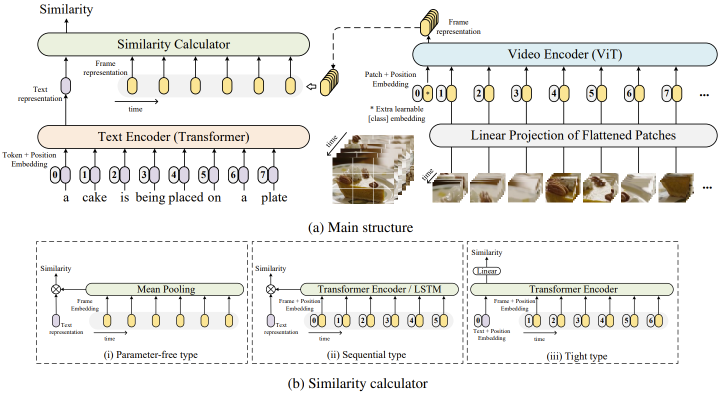
#> input picture rgb_domain/CLIP4Clip.png, 1442 x 790 px (shown at 1/2 size); its folder holds only this picture in this run
$ python -i video.py   (imports and definitions only)
#> lines starting #> are read from the running program, lines starting #| are printed output that depends on the picture
#> further down, picture is the input picture: shape (790, 1442, 3); mean B, G, R 233.5, 236.3, 237
### compressed_domain/evaluate/embedding_db/config.py
"""Configuration for the model-facing side of the pipeline.

These are plain data types with no heavy imports, so both the encoders and the
video preprocessing can depend on them without pulling in torch.
"""

from __future__ import annotations

import json
from dataclasses import asdict, dataclass, fields, replace
from pathlib import Path
from typing import Any


DEFAULT_MODEL_ID = "Searchium-ai/clip4clip-webvid150k"
DEFAULT_ENCODER = "hf-clip"
DEFAULT_POOLING = "meanp"

# OpenAI CLIP's published normalization. Used only when a checkpoint does not
# ship a preprocessor configuration of its own.
CLIP_IMAGE_MEAN = (0.48145466, 0.4578275, 0.40821073)
CLIP_IMAGE_STD = (0.26862954, 0.26130258, 0.27577711)

RESIZE_MODES = ("short-edge-center-crop", "stretch")


@dataclass(frozen=True)
class PreprocessSpec:
    """How a model wants its frames. Owned by the encoder, not by the decoder."""

    image_size: int = 224
    mean: tuple[float, ...] = CLIP_IMAGE_MEAN
    std: tuple[float, ...] = CLIP_IMAGE_STD
    resize_mode: str = "short-edge-center-crop"
    channels: int = 3

    def __post_init__(self) -> None:
        # Frozen dataclass: assign through object.__setattr__ to coerce.
        object.__setattr__(self, "mean", tuple(float(x) for x in self.mean))
        object.__setattr__(self, "std", tuple(float(x) for x in self.std))
        if self.image_size < 1:
            raise ValueError("image_size must be positive")
        if self.channels < 1:
            raise ValueError("channels must be positive")
        if len(self.mean) != self.channels or len(self.std) != self.channels:
            raise ValueError(
                f"mean and std must have {self.channels} values to match channels, "
                f"got {len(self.mean)} and {len(self.std)}"
            )
        if any(value <= 0 for value in self.std):
            raise ValueError("std values must be positive")
        if self.resize_mode not in RESIZE_MODES:
            raise ValueError(f"resize_mode must be one of {RESIZE_MODES}, got {self.resize_mode!r}")

    def to_dict(self) -> dict[str, Any]:
        return asdict(self)


@dataclass
class EncoderConfig:
    """Everything needed to construct an encoder, and nothing else.

    `image_size`, `image_mean` and `image_std` are overrides: left as None, the
    encoder reports what its own checkpoint asks for.
    """

    name: str = DEFAULT_ENCODER
    model: str = DEFAULT_MODEL_ID
    revision: str | None = None
    cache_dir: str | None = None
    local_files_only: bool = False
    device: str = "auto"
    precision: str = "auto"
    pooling: str = DEFAULT_POOLING
    image_size: int | None = None
    image_mean: tuple[float, ...] | None = None
    image_std: tuple[float, ...] | None = None

    # [16 lines left out: functions __post_init__, apply_overrides, not called in this run]


def _field_names(cls: type) -> tuple[str, ...]:
    return tuple(f.name for f in fields(cls))


# [47 lines left out: functions encoder_config_from_dict, load_config_file, not called in this run]

### compressed_domain/evaluate/embedding_db/video.py
"""Video discovery, frame sampling, and encoder-driven preprocessing."""

from __future__ import annotations

import csv
import math
import time
from dataclasses import dataclass
from pathlib import Path
from typing import Iterable, TypeVar

import numpy as np

from .config import PreprocessSpec

# OpenCV is imported lazily inside the decoding functions: storage, packing,
# capacity planning and evaluation never touch a video file, and should not
# require a video library to be installed.

T = TypeVar("T")


VIDEO_EXTENSIONS = (".mp4", ".webm", ".mkv", ".avi", ".mov")


@dataclass(frozen=True)
class VideoItem:
    video_id: str
    path: Path
    caption: str | None = None


@dataclass
class DecodeResult:
    frames: np.ndarray | None
    decode_seconds: float
    error: str | None = None


# [82 lines left out: functions _find_video, discover_videos, sampled_frame_indices, not called in this run]


def preprocess_bgr_frame(frame: np.ndarray, spec: PreprocessSpec | None = None) -> np.ndarray:
    """Resize and normalize one BGR frame the way the encoder asked for."""
    import cv2

    spec = spec or PreprocessSpec()
    if frame is None or frame.ndim != 3 or frame.shape[2] != 3:
        raise ValueError("Expected an HxWx3 BGR frame")
    size = spec.image_size
    rgb = cv2.cvtColor(frame, cv2.COLOR_BGR2RGB)

    if spec.resize_mode == "stretch":
        cropped = cv2.resize(rgb, (size, size), interpolation=cv2.INTER_CUBIC)
    else:
        height, width = rgb.shape[:2]
#> height = 790; width = 1442
        scale = size / min(height, width)
#> scale = 0.284
        new_height = max(size, int(round(height * scale)))
#> new_height = 224
        new_width = max(size, int(round(width * scale)))
#> new_width = 409
        resized = cv2.resize(rgb, (new_width, new_height), interpolation=cv2.INTER_CUBIC)
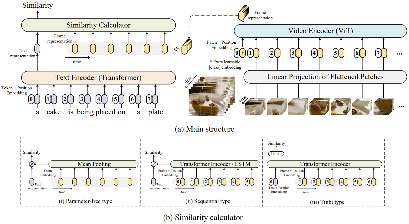
#> resized: shape (224, 409, 3); mean R, G, B 235.8, 235, 232.2
        top = (new_height - size) // 2
#> top = 0
        left = (new_width - size) // 2
#> left = 92
        cropped = resized[top : top + size, left : left + size]
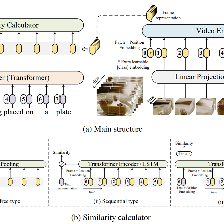
#> cropped: shape (224, 224, 3); mean R, G, B 233.9, 233, 229.8

    values = cropped.astype(np.float32) / 255.0
    if spec.channels == 1:
        values = values.mean(axis=2, keepdims=True)
    elif spec.channels != 3:
        raise ValueError(f"Cannot produce {spec.channels} channels from an RGB frame")

    values = (values - np.asarray(spec.mean, dtype=np.float32)) / np.asarray(spec.std, dtype=np.float32)
    return np.transpose(values, (2, 0, 1)).astype(np.float32, copy=False)


# [39 lines left out: functions decode_video, batched, not called in this run]

>>> import cv2
>>> picture = cv2.imread('../../../rgb_domain/CLIP4Clip.png')
>>> result = preprocess_bgr_frame(picture)
